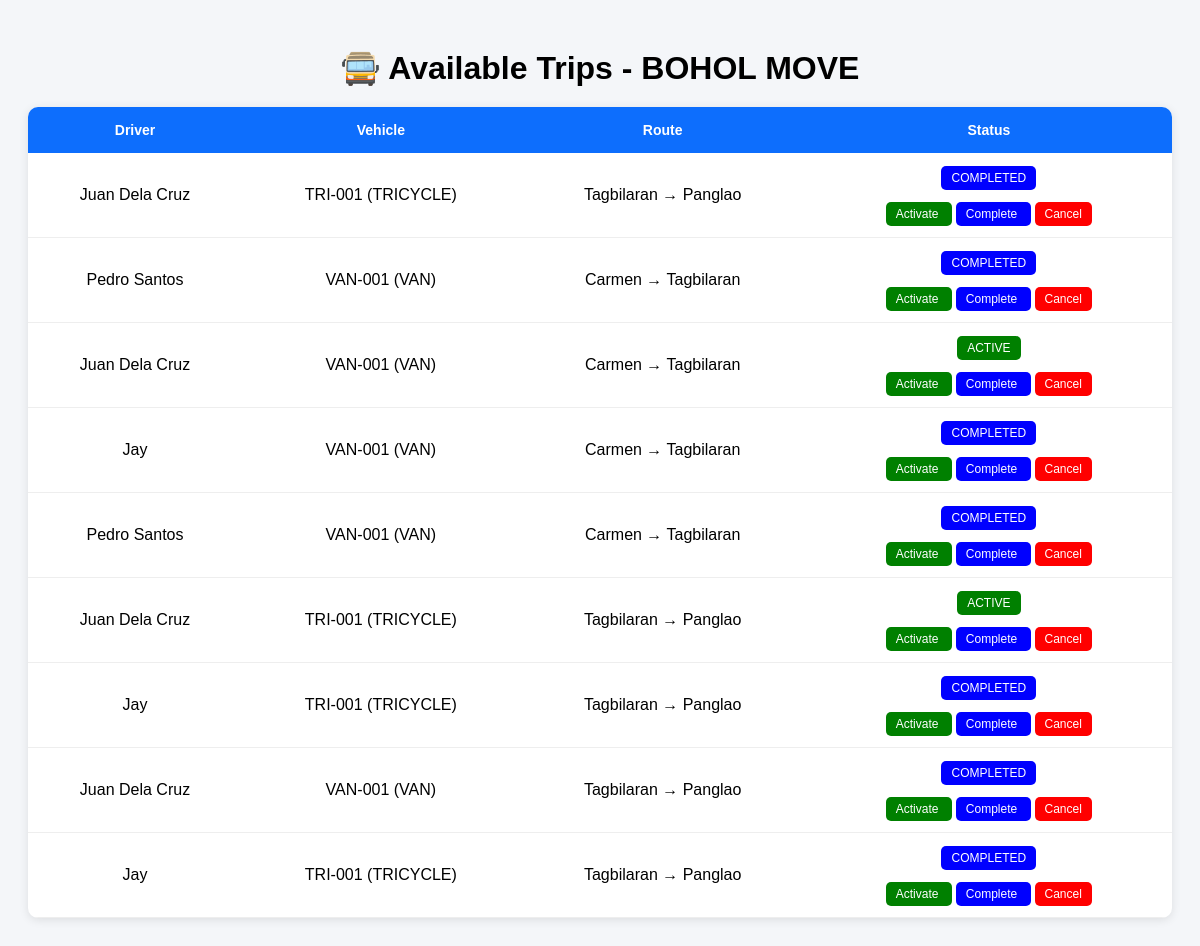
Page /trips/ on the earlier database version.
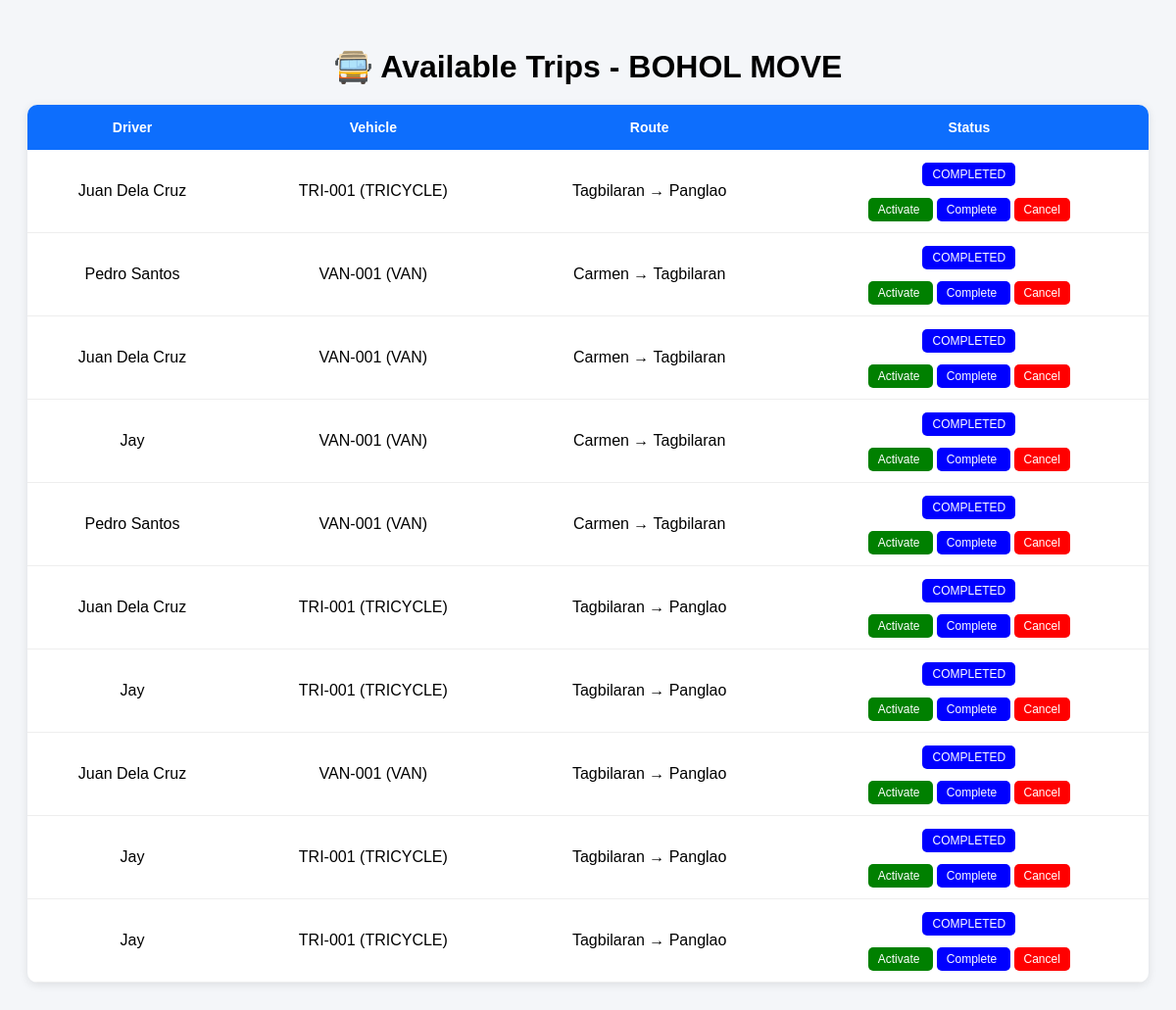
Same page on the later database version.
### core/models.py (models this page shows, shortened)
class Assignment(models.Model):
    STATUS_CHOICES = [
        ('PENDING', 'Pending'),
        ('ACTIVE', 'Active'),
        ('COMPLETED', 'Completed'),
        ('CANCELLED', 'Cancelled'),
    ]
    driver = models.ForeignKey(Driver, on_delete=models.CASCADE)
    vehicle = models.ForeignKey(Vehicle, on_delete=models.CASCADE)
    route = models.ForeignKey(Route, on_delete=models.CASCADE)
    status = models.CharField(max_length=20, choices=STATUS_CHOICES, default='PENDING')
    created_at = models.DateTimeField(auto_now_add=True)
    updated_at = models.DateTimeField(auto_now=True)

class Driver(models.Model):
    name = models.CharField(max_length=100)
    license_number = models.CharField(max_length=50)
    contact_number = models.CharField(max_length=20)
    status = models.CharField(max_length=20, default="Available")
    def __str__(self):
        return self.name

class Vehicle(models.Model):
    VEHICLE_TYPES = [
        ('TRICYCLE', 'Tricycle'),
        ('VAN', 'Van'),
        ('BUS', 'Bus'),
    ]
    vehicle_number = models.CharField(max_length=50)
    vehicle_type = models.CharField(max_length=20, choices=VEHICLE_TYPES)
    capacity = models.IntegerField()
    status = models.CharField(max_length=20, default="Available")
    def __str__(self):
        return f"{self.vehicle_number} ({self.vehicle_type})"

class Route(models.Model):
    origin = models.CharField(max_length=100)
    destination = models.CharField(max_length=100)
    distance_km = models.FloatField()
    fare = models.DecimalField(max_digits=10, decimal_places=2)
    def __str__(self):
        return f"{self.origin} → {self.destination}"

### core/views.py (the view)
# urls.py: path('trips/', views.trips, name='trips'),
def trips(request):
    trips = Assignment.objects.all()
    return render(request, 'core/trips.html', {
        'trips': trips
    })

### core/templates/core/trips.html (shortened to what this page needs)
<!DOCTYPE html>
<html lang="en">
<head>
</head>
<body>
<h1>🚍 Available Trips - BOHOL MOVE</h1>
<table>
    <tr>
        <th>Driver</th>
        <th>Vehicle</th>
        <th>Route</th>
        <th>Status</th>
    </tr>
    {% for trip in trips %}
    <tr>
        <td>{{ trip.driver }}</td>
        <td>{{ trip.vehicle }}</td>
        <td>{{ trip.route }}</td>
        <td>
            {% if trip.status == "ACTIVE" %}
                <span class="status-active">ACTIVE</span>
            {% elif trip.status == "PENDING" %}
                <span class="status-pending">PENDING</span>
            {% elif trip.status == "COMPLETED" %}
                <span class="status-completed">COMPLETED</span>
            {% elif trip.status == "CANCELLED" %}
                <span class="status-cancelled">CANCELLED</span>
            {% else %}
                <span>{{ trip.status }}</span>
            {% endif %}
            <br><br>
            <a class="btn-active" href="{% url 'update_trip_status' trip.id 'ACTIVE' %}">
                Activate
            </a>
            <a class="btn-completed" href="{% url 'update_trip_status' trip.id 'COMPLETED' %}">
                Complete
            </a>
            <a class="btn-cancelled" href="{% url 'update_trip_status' trip.id 'CANCELLED' %}">
                Cancel
            </a>
        </td>
    </tr>
    {% endfor %}
</table>
</body>
</html>

Differences in the rows shown:
changed Assignment (number 3 of 10 on the later page): status "ACTIVE" → "COMPLETED"
changed Assignment (number 6 of 10 on the later page): status "ACTIVE" → "COMPLETED"
added Assignment: driver "Jay", vehicle "TRI-001 (TRICYCLE)", route "Tagbilaran → Panglao", status "COMPLETED"
